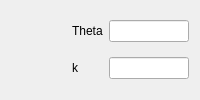
         <widget class="QWidget" name="tab_gamma">
          <attribute name="title">
           <string>Gamma</string>
          </attribute>
          <layout class="QGridLayout" name="gridLayout_10">
           <item row="0" column="1">
            <widget class="QLabel" name="label_22">
             <property name="text">
              <string>Theta</string>
             </property>
            </widget>
           </item>
           <item row="1" column="1">
            <widget class="QLabel" name="label_23">
             <property name="text">
              <string>k</string>
             </property>
            </widget>
           </item>
           <item row="0" column="2">
            <widget class="QLineEdit" name="ln_gammatheta">
             <property name="maximumSize">
              <size>
               <width>80</width>
               <height>16777215</height>
              </size>
             </property>
            </widget>
           </item>
           <item row="1" column="2">
            <widget class="QLineEdit" name="ln_gammak">
             <property name="maximumSize">
              <size>
               <width>80</width>
               <height>16777215</height>
              </size>
             </property>
            </widget>
           </item>
           <item row="0" column="0">
            <spacer name="horizontalSpacer_8">
             <property name="orientation">
              <enum>Qt::Horizontal</enum>
             </property>
             <property name="sizeHint" stdset="0">
              <size>
               <width>40</width>
               <height>20</height>
              </size>
             </property>
            </spacer>
           </item>
          </layout>
         </widget>
